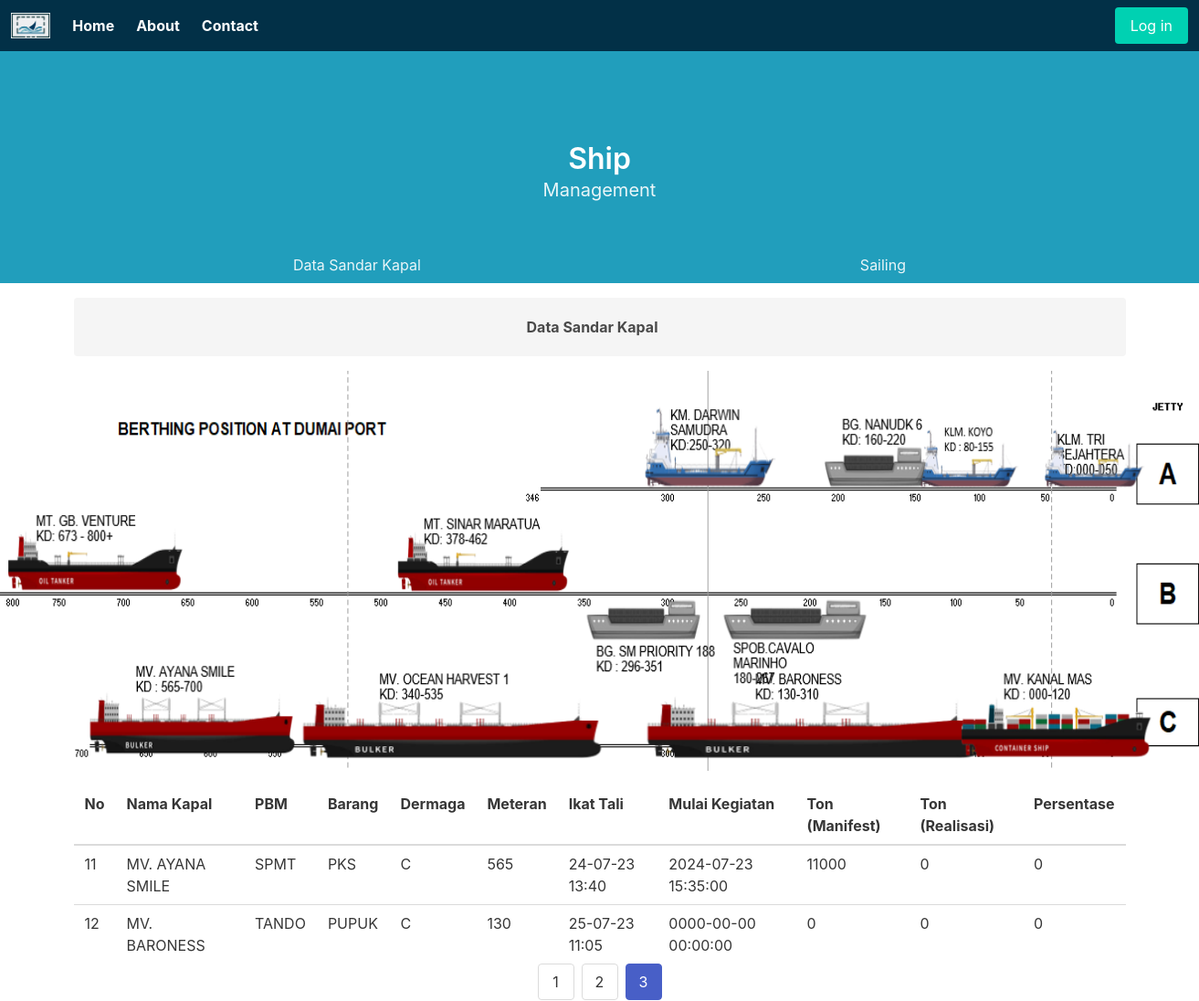
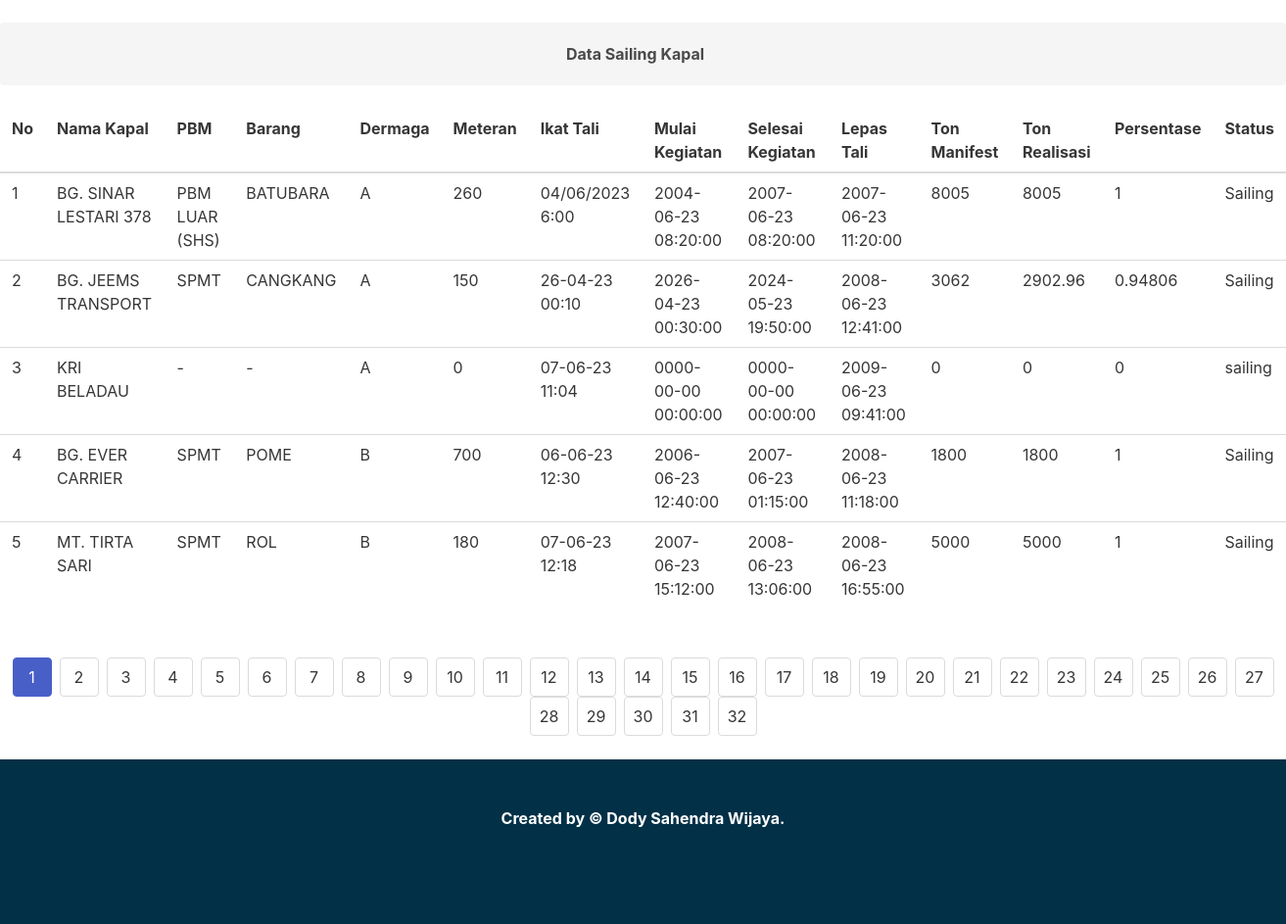
The page /?page_data_sandar=3 on the database its author committed (2 pictures, top to bottom).
### tables this page shows
CREATE TABLE `data_sandar` (
  `Id` int(11) NOT NULL,
  `NamaKapal` varchar(255) DEFAULT NULL,
  `PBM` varchar(255) DEFAULT NULL,
  `Barang` varchar(255) DEFAULT NULL,
  `Dermaga` varchar(255) DEFAULT NULL,
  `Meteran` int(11) DEFAULT NULL,
  `IkatTali` varchar(255) DEFAULT NULL,
  `MulaiKegiatan` datetime DEFAULT NULL,
  `TonManifest` float DEFAULT NULL,
  `TonRealisasi` float DEFAULT NULL,
  `Persentase` float DEFAULT NULL
);

CREATE TABLE `sailing` (
  `Id` int(11) NOT NULL,
  `NamaKapal` varchar(255) DEFAULT NULL,
  `PBM` varchar(255) DEFAULT NULL,
  `Barang` varchar(255) DEFAULT NULL,
  `Dermaga` varchar(255) DEFAULT NULL,
  `Meteran` int(11) DEFAULT NULL,
  `IkatTali` varchar(255) DEFAULT NULL,
  `MulaiKegiatan` datetime DEFAULT NULL,
  `SelesaiKegiatan` datetime DEFAULT NULL,
  `LepasTali` datetime DEFAULT NULL,
  `TonManifest` float DEFAULT NULL,
  `TonRealisasi` float DEFAULT NULL,
  `Persentase` float DEFAULT NULL,
  `Status` varchar(50) DEFAULT NULL
);

### index.php (the view, shortened to what this page needs)
<?php
include './backend/koneksi.php';
$per_page = 5;
$sql_count_data_sandar = "SELECT COUNT(*) AS total FROM data_sandar";
$result_count_data_sandar = $conn->query($sql_count_data_sandar);
$row_count_data_sandar = $result_count_data_sandar->fetch_assoc();
$total_data_data_sandar = $row_count_data_sandar['total'];
$total_pages_data_sandar = ceil($total_data_data_sandar / $per_page);
$current_page_data_sandar = isset($_GET['page_data_sandar']) ? $_GET['page_data_sandar'] : 1;
$offset_data_sandar = ($current_page_data_sandar - 1) * $per_page;
$sql_count_sailing = "SELECT COUNT(*) AS total FROM Sailing";
$result_count_sailing = $conn->query($sql_count_sailing);
$row_count_sailing = $result_count_sailing->fetch_assoc();
$total_data_sailing = $row_count_sailing['total'];
$total_pages_sailing = ceil($total_data_sailing / $per_page);
$current_page_sailing = isset($_GET['page_sailing']) ? $_GET['page_sailing'] : 1;
$offset_sailing = ($current_page_sailing - 1) * $per_page;
?>
<!DOCTYPE html>
<html lang="en">
<head>
    <link rel="stylesheet" href="https://cdn.jsdelivr.net/npm/bulma@0.9.4/css/bulma.min.css">
</head>
<body>
    <nav class="navbar" role="navigation" aria-label="main navigation" style="background-color:#023047;">
        <div class="navbar-brand">
            <a class="navbar-item" href="#">
                <img src="./images/logo.png">
            </a>
        </div>
        <nav id="navbarBasicExample" class="navbar-menu">
            <div class="navbar-start">
                <a class="navbar-item has-text-white has-text-weight-bold" href="#home">
                    Home
                </a>
                <a class="navbar-item has-text-white has-text-weight-bold" href="#about">
                    About
                </a>
                <a class="navbar-item has-text-white has-text-weight-bold" href="#contact">
                    Contact
                </a>
            </div>
        </nav>
        <?php
        if (isset($_SESSION['nama'])) {
            echo '<div class="navbar-end">
            <div class="navbar-item">
                <div class="buttons">
                    <a class="button is-primary" href="admin/dashboard.php">
                        Dashboard
                    </a>
                    <a class="button is-danger" href="admin/logout.php">
                        Logout
                    </a>
                </div>
            </div>
        </div>';
        } else {
            echo '<div class="navbar-end">
            <div class="navbar-item">
                <div class="buttons">
                    <a class="button is-primary" href="login.php">
                        Log in
                    </a>
                </div>
            </div>
        </div>';
        }
        ?>
    </nav>
    <section class="hero is-primary is-high" style="background-color: #219EBC;">
        <div class="hero-head">
            <nav class="navbar">
                <div class="container">
                    <div id="navbarMenuHeroA" class="navbar-menu">
                    </div>
                </div>
            </nav>
        </div>
        <div class="hero-body">
            <div class="container has-text-centered">
                <p class="title">
                    Ship
                </p>
                <p class="subtitle">
                    Management
                </p>
            </div>
        </div>
        <div class="hero-foot fixed">
            <nav class="tabs is-boxed is-fullwidth">
                <div class="container">
                    <ul>
                        <li><a href=#data_sandar_kapal>Data Sandar Kapal</a></li>
                        <li><a href=#data_sailing>Sailing</a></li>
                    </ul>
                </div>
            </nav>
        </div>
    </section>
    <div class="container is-max-widescreen" id="data_sandar_kapal">
        <div class="notification is-light mt-4">
            <center><strong>Data Sandar Kapal</strong></center>
        </div>
    </div>
    <figure class="image is-3by1 mt-4">
        <img src="images/all2.png">
    </figure>
    <div class="container is-max-widescreen" id="data_sandar_kapal">
        <table class="table mt-4">
            <thead>
                <tr>
                    <th>No</th>
                    <th>Nama Kapal</th>
                    <th>PBM</th>
                    <th>Barang</th>
                    <th>Dermaga</th>
                    <th>Meteran</th>
                    <th>Ikat Tali</th>
                    <th>Mulai Kegiatan</th>
                    <th>Ton (Manifest)</th>
                    <th>Ton (Realisasi)</th>
                    <th>Persentase</th>
                </tr>
            </thead>
            <tbody>
                <?php
                $sql_data_sandar = "SELECT * FROM data_sandar LIMIT $offset_data_sandar, $per_page";
                $result_data_sandar = $conn->query($sql_data_sandar);
                $No_data_sandar = ($current_page_data_sandar - 1) * $per_page + 1;
                if ($result_data_sandar->num_rows > 0) {
                    while ($row_data_sandar = $result_data_sandar->fetch_assoc()) {
                        echo "<tr>";
                        echo "<td>" . $No_data_sandar . "</td>";
                        echo "<td>" . $row_data_sandar["NamaKapal"] . "</td>";
                        echo "<td>" . $row_data_sandar["PBM"] . "</td>";
                        echo "<td>" . $row_data_sandar["Barang"] . "</td>";
                        echo "<td>" . $row_data_sandar["Dermaga"] . "</td>";
                        echo "<td>" . $row_data_sandar["Meteran"] . "</td>";
                        echo "<td>" . $row_data_sandar["IkatTali"] . "</td>";
                        echo "<td>" . $row_data_sandar["MulaiKegiatan"] . "</td>";
                        echo "<td>" . $row_data_sandar["TonManifest"] . "</td>";
                        echo "<td>" . $row_data_sandar["TonRealisasi"] . "</td>";
                        echo "<td>" . $row_data_sandar["Persentase"] . "</td>";
                        echo "</tr>";
                        $No_data_sandar++;
                    }
                } else {
                    echo "<tr><td colspan='11'>Tidak ada data yang ditemukan</td></tr>";
                }
                ?>
            </tbody>
        </table>
    </div>
    <nav class="pagination is-centered" role="navigation" aria-label="pagination">
        <ul class="pagination-list">
            <?php
            for ($i = 1; $i <= $total_pages_data_sandar; $i++) {
                echo '<li>';
                if ($i == $current_page_data_sandar) {
                    echo '<a class="pagination-link is-current" aria-label="Page ' . $i . '" aria-current="page">' . $i . '</a>';
                } else {
                    echo '<a href="?page_data_sandar=' . $i . '" class="pagination-link" aria-label="Goto page ' . $i . '">' . $i . '</a>';
                }
                echo '</li>';
            }
            ?>
        </ul>
    </nav>
    <div class="container.is-fullhd data-sailing-section" id="data_sailing">
        <div class="notification is-light mt-4">
            <center><Strong>Data Sailing Kapal</Strong></center>
        </div>
        <center>
            <table class="table mt-4">
                <thead>
                    <tr>
                        <th>No</th>
                        <th>Nama Kapal</th>
                        <th>PBM</th>
                        <th>Barang</th>
                        <th>Dermaga</th>
                        <th>Meteran</th>
                        <th>Ikat Tali</th>
                        <th>Mulai Kegiatan</th>
                        <th>Selesai Kegiatan</th>
                        <th>Lepas Tali</th>
                        <th>Ton Manifest</th>
                        <th>Ton Realisasi</th>
                        <th>Persentase</th>
                        <th>Status</th>
                    </tr>
                </thead>
                <tbody>
                    <?php
                    $sql_sailing = "SELECT * FROM Sailing LIMIT $offset_sailing, $per_page";
                    $result_sailing = $conn->query($sql_sailing);
                    $No_sailing = ($current_page_sailing - 1) * $per_page + 1;
                    if ($result_sailing->num_rows > 0) {
                        while ($row_sailing = $result_sailing->fetch_assoc()) {
                            echo "<tr>";
                            echo "<td>" . $No_sailing . "</td>";
                            echo "<td>" . $row_sailing["NamaKapal"] . "</td>";
                            echo "<td>" . $row_sailing["PBM"] . "</td>";
                            echo "<td>" . $row_sailing["Barang"] . "</td>";
                            echo "<td>" . $row_sailing["Dermaga"] . "</td>";
                            echo "<td>" . $row_sailing["Meteran"] . "</td>";
                            echo "<td>" . $row_sailing["IkatTali"] . "</td>";
                            echo "<td>" . $row_sailing["MulaiKegiatan"] . "</td>";
                            echo "<td>" . $row_sailing["SelesaiKegiatan"] . "</td>";
                            echo "<td>" . $row_sailing["LepasTali"] . "</td>";
                            echo "<td>" . $row_sailing["TonManifest"] . "</td>";
                            echo "<td>" . $row_sailing["TonRealisasi"] . "</td>";
                            echo "<td>" . $row_sailing["Persentase"] . "</td>";
                            echo "<td>" . $row_sailing["Status"] . "</td>";
                            echo "</tr>";
                            $No_sailing++;
                        }
                    } else {
                        echo "<tr><td colspan='14'>Tidak ada data yang ditemukan</td></tr>";
                    }
                    ?>
                </tbody>
        </center>
    </div>
    <nav class="pagination is-centered" role="navigation" aria-label="pagination">
        <ul class="pagination-list">
            <?php
            for ($i = 1; $i <= $total_pages_sailing; $i++) {
                echo '<li>';
                if ($i == $current_page_sailing) {
                    echo '<a class="pagination-link is-current" aria-label="Page ' . $i . '" aria-current="page">' . $i . '</a>';
                } else {
                    echo '<a href="?page_sailing=' . $i . '" class="pagination-link" aria-label="Goto page ' . $i . '">' . $i . '</a>';
                }
                echo '</li>';
            }
            ?>
        </ul>
    </nav>
    <footer class="footer" style="background-color:#023047">
        <div class="content has-text-centered has-text-white has-text-weight-bold">
            <p>
                <strong class="has-text-white">Created</strong> by <a href="#" class="has-text-white has-text-weight-bold">&copy; Dody Sahendra Wijaya</a>.
            </p>
        </div>
    </footer>
</body>
</html>

### index.php (style rules this page uses)
.data-sailing-section { margin-bottom: 50px; }

### rows shown on the page
data_sandar: NamaKapal "MV. AYANA SMILE", PBM "SPMT", Barang "PKS", Dermaga "C", Meteran "565", IkatTali "24-07-23 13:40", MulaiKegiatan "2024-07-23 15:35:00", TonManifest "11000", TonRealisasi "0", Persentase "0"
data_sandar: NamaKapal "MV. BARONESS", PBM "TANDO", Barang "PUPUK", Dermaga "C", Meteran "130", IkatTali "25-07-23 11:05", MulaiKegiatan "0000-00-00 00:00:00", TonManifest "0", TonRealisasi "0", Persentase "0"
sailing: NamaKapal "BG. SINAR LESTARI 378", PBM "PBM LUAR (SHS)", Barang "BATUBARA", Dermaga "A", Meteran "260", IkatTali "04/06/2023 6:00", MulaiKegiatan "2004-06-23 08:20:00", SelesaiKegiatan "2007-06-23 08:20:00", LepasTali "2007-06-23 11:20:00", TonManifest "8005", TonRealisasi "8005", Persentase "1", Status "Sailing"
sailing: NamaKapal "BG. JEEMS TRANSPORT", PBM "SPMT", Barang "CANGKANG", Dermaga "A", Meteran "150", IkatTali "26-04-23 00:10", MulaiKegiatan "2026-04-23 00:30:00", SelesaiKegiatan "2024-05-23 19:50:00", LepasTali "2008-06-23 12:41:00", TonManifest "3062", TonRealisasi "2902.96", Persentase "0.94806", Status "Sailing"
sailing: NamaKapal "KRI BELADAU", PBM "-", Barang "-", Dermaga "A", Meteran "0", IkatTali "07-06-23 11:04", MulaiKegiatan "0000-00-00 00:00:00", SelesaiKegiatan "0000-00-00 00:00:00", LepasTali "2009-06-23 09:41:00", TonManifest "0", TonRealisasi "0", Persentase "0", Status "sailing"
sailing: NamaKapal "BG. EVER CARRIER", PBM "SPMT", Barang "POME", Dermaga "B", Meteran "700", IkatTali "06-06-23 12:30", MulaiKegiatan "2006-06-23 12:40:00", SelesaiKegiatan "2007-06-23 01:15:00", LepasTali "2008-06-23 11:18:00", TonManifest "1800", TonRealisasi "1800", Persentase "1", Status "Sailing"
sailing: NamaKapal "MT. TIRTA SARI", PBM "SPMT", Barang "ROL", Dermaga "B", Meteran "180", IkatTali "07-06-23 12:18", MulaiKegiatan "2007-06-23 15:12:00", SelesaiKegiatan "2008-06-23 13:06:00", LepasTali "2008-06-23 16:55:00", TonManifest "5000", TonRealisasi "5000", Persentase "1", Status "Sailing"
